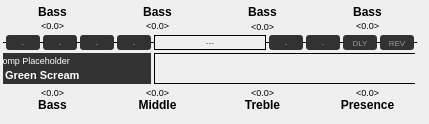
  <widget class="QWidget" name="stompEditor">
   <widget class="QLineEdit" name="delayEdit_2">
    <property name="enabled">
     <bool>false</bool>
    </property>
    <property name="geometry">
     <rect>
      <x>343</x>
      <y>35</y>
      <width>34</width>
      <height>15</height>
     </rect>
    </property>
    <property name="font">
     <font>
      <pointsize>6</pointsize>
      <weight>50</weight>
      <bold>false</bold>
      <kerning>true</kerning>
     </font>
    </property>
    <property name="cursor">
     <cursorShape>ArrowCursor</cursorShape>
    </property>
    <property name="focusPolicy">
     <enum>Qt::NoFocus</enum>
    </property>
    <property name="contextMenuPolicy">
     <enum>Qt::CustomContextMenu</enum>
    </property>
    <property name="acceptDrops">
     <bool>false</bool>
    </property>
    <property name="styleSheet">
     <string notr="true">background-color: rgb(50,50,50);
color: rgb(255, 255, 255);
border-color: rgb(0, 0, 0);
border-radius: 3px;</string>
    </property>
    <property name="frame">
     <bool>true</bool>
    </property>
    <property name="alignment">
     <set>Qt::AlignCenter</set>
    </property>
    <property name="readOnly">
     <bool>true</bool>
    </property>
    <property name="placeholderText">
     <string>DLY</string>
    </property>
   </widget>
   <widget class="QLineEdit" name="reverbEdit_2">
    <property name="enabled">
     <bool>false</bool>
    </property>
    <property name="geometry">
     <rect>
      <x>380</x>
      <y>35</y>
      <width>34</width>
      <height>15</height>
     </rect>
    </property>
    <property name="font">
     <font>
      <pointsize>6</pointsize>
      <weight>50</weight>
      <bold>false</bold>
     </font>
    </property>
    <property name="cursor">
     <cursorShape>ArrowCursor</cursorShape>
    </property>
    <property name="focusPolicy">
     <enum>Qt::NoFocus</enum>
    </property>
    <property name="contextMenuPolicy">
     <enum>Qt::CustomContextMenu</enum>
    </property>
    <property name="acceptDrops">
     <bool>false</bool>
    </property>
    <property name="styleSheet">
     <string notr="true">background-color: rgb(50,50,50);
color: rgb(255, 255, 255);
border-color: rgb(0, 0, 0);
border-radius: 3px;</string>
    </property>
    <property name="frame">
     <bool>true</bool>
    </property>
    <property name="alignment">
     <set>Qt::AlignCenter</set>
    </property>
    <property name="readOnly">
     <bool>true</bool>
    </property>
    <property name="placeholderText">
     <string>REV</string>
    </property>
   </widget>
   <widget class="QLineEdit" name="stompCEdit_2">
    <property name="enabled">
     <bool>false</bool>
    </property>
    <property name="geometry">
     <rect>
      <x>80</x>
      <y>35</y>
      <width>34</width>
      <height>15</height>
     </rect>
    </property>
    <property name="font">
     <font>
      <pointsize>6</pointsize>
      <weight>50</weight>
      <bold>false</bold>
     </font>
    </property>
    <property name="cursor">
     <cursorShape>ArrowCursor</cursorShape>
    </property>
    <property name="focusPolicy">
     <enum>Qt::NoFocus</enum>
    </property>
    <property name="contextMenuPolicy">
     <enum>Qt::CustomContextMenu</enum>
    </property>
    <property name="acceptDrops">
     <bool>false</bool>
    </property>
    <property name="styleSheet">
     <string notr="true">background-color: rgb(50,50,50);
color: rgb(255, 255, 255);
border-color: rgb(0, 0, 0);
border-radius: 3px;</string>
    </property>
    <property name="frame">
     <bool>true</bool>
    </property>
    <property name="alignment">
     <set>Qt::AlignCenter</set>
    </property>
    <property name="readOnly">
     <bool>true</bool>
    </property>
    <property name="placeholderText">
     <string>-</string>
    </property>
   </widget>
   <widget class="Line" name="editorLine4">
    <property name="geometry">
     <rect>
      <x>3</x>
      <y>42</y>
      <width>152</width>
      <height>1</height>
     </rect>
    </property>
    <property name="styleSheet">
     <string notr="true">QFrame#editorLine4
{
	color:  rgb(0, 0, 0);
	background-color: rgb(0, 0, 0);
}</string>
    </property>
    <property name="frameShadow">
     <enum>QFrame::Plain</enum>
    </property>
    <property name="orientation">
     <enum>Qt::Horizontal</enum>
    </property>
   </widget>
   <widget class="QLineEdit" name="stompAEdit_2">
    <property name="enabled">
     <bool>false</bool>
    </property>
    <property name="geometry">
     <rect>
      <x>6</x>
      <y>35</y>
      <width>34</width>
      <height>15</height>
     </rect>
    </property>
    <property name="font">
     <font>
      <pointsize>6</pointsize>
      <weight>50</weight>
      <bold>false</bold>
     </font>
    </property>
    <property name="cursor">
     <cursorShape>ArrowCursor</cursorShape>
    </property>
    <property name="focusPolicy">
     <enum>Qt::NoFocus</enum>
    </property>
    <property name="contextMenuPolicy">
     <enum>Qt::CustomContextMenu</enum>
    </property>
    <property name="acceptDrops">
     <bool>false</bool>
    </property>
    <property name="styleSheet">
     <string notr="true">background-color: rgb(50,50,50);
color: rgb(255, 255, 255);
border-color: rgb(0, 0, 0);
border-radius: 3px;</string>
    </property>
    <property name="frame">
     <bool>true</bool>
    </property>
    <property name="alignment">
     <set>Qt::AlignCenter</set>
    </property>
    <property name="readOnly">
     <bool>true</bool>
    </property>
    <property name="placeholderText">
     <string>-</string>
    </property>
   </widget>
   <widget class="QFrame" name="frame_2">
    <property name="geometry">
     <rect>
      <x>154</x>
      <y>35</y>
      <width>112</width>
      <height>15</height>
     </rect>
    </property>
    <property name="frameShape">
     <enum>QFrame::Panel</enum>
    </property>
    <property name="frameShadow">
     <enum>QFrame::Plain</enum>
    </property>
    <widget class="QLineEdit" name="ampNameEdit_2">
     <property name="geometry">
      <rect>
       <x>0</x>
       <y>0</y>
       <width>112</width>
       <height>15</height>
      </rect>
     </property>
     <property name="font">
      <font>
       <pointsize>7</pointsize>
      </font>
     </property>
     <property name="styleSheet">
      <string notr="true">QLineEdit
{
background-color: transparent;
border-color: rgb(0, 0, 0);
color: rgb(0, 0, 0);
}</string>
     </property>
     <property name="frame">
      <bool>false</bool>
     </property>
     <property name="alignment">
      <set>Qt::AlignCenter</set>
     </property>
     <property name="placeholderText">
      <string>---</string>
     </property>
    </widget>
   </widget>
   <widget class="QLineEdit" name="stompXEdit_2">
    <property name="enabled">
     <bool>false</bool>
    </property>
    <property name="geometry">
     <rect>
      <x>269</x>
      <y>35</y>
      <width>34</width>
      <height>15</height>
     </rect>
    </property>
    <property name="font">
     <font>
      <pointsize>6</pointsize>
      <weight>50</weight>
      <bold>false</bold>
     </font>
    </property>
    <property name="cursor">
     <cursorShape>ArrowCursor</cursorShape>
    </property>
    <property name="focusPolicy">
     <enum>Qt::NoFocus</enum>
    </property>
    <property name="contextMenuPolicy">
     <enum>Qt::CustomContextMenu</enum>
    </property>
    <property name="acceptDrops">
     <bool>false</bool>
    </property>
    <property name="styleSheet">
     <string notr="true">background-color: rgb(50,50,50);
color: rgb(255, 255, 255);
border-color: rgb(0, 0, 0);
border-radius: 3px;</string>
    </property>
    <property name="frame">
     <bool>true</bool>
    </property>
    <property name="alignment">
     <set>Qt::AlignCenter</set>
    </property>
    <property name="readOnly">
     <bool>true</bool>
    </property>
    <property name="placeholderText">
     <string>-</string>
    </property>
   </widget>
   <widget class="Line" name="editorLine2">
    <property name="geometry">
     <rect>
      <x>154</x>
      <y>83</y>
      <width>261</width>
      <height>1</height>
     </rect>
    </property>
    <property name="styleSheet">
     <string notr="true">QFrame#editorLine2
{
	color:  rgb(0, 0, 0);
	background-color: rgb(0, 0, 0);
}</string>
    </property>
    <property name="frameShadow">
     <enum>QFrame::Plain</enum>
    </property>
    <property name="orientation">
     <enum>Qt::Horizontal</enum>
    </property>
   </widget>
   <widget class="QLineEdit" name="stompModEdit_2">
    <property name="enabled">
     <bool>false</bool>
    </property>
    <property name="geometry">
     <rect>
      <x>306</x>
      <y>35</y>
      <width>34</width>
      <height>15</height>
     </rect>
    </property>
    <property name="font">
     <font>
      <pointsize>6</pointsize>
      <weight>50</weight>
      <bold>false</bold>
     </font>
    </property>
    <property name="cursor">
     <cursorShape>ArrowCursor</cursorShape>
    </property>
    <property name="focusPolicy">
     <enum>Qt::NoFocus</enum>
    </property>
    <property name="contextMenuPolicy">
     <enum>Qt::CustomContextMenu</enum>
    </property>
    <property name="acceptDrops">
     <bool>false</bool>
    </property>
    <property name="styleSheet">
     <string notr="true">background-color: rgb(50,50,50);
color: rgb(255, 255, 255);
border-color: rgb(0, 0, 0);
border-radius: 3px;</string>
    </property>
    <property name="frame">
     <bool>true</bool>
    </property>
    <property name="alignment">
     <set>Qt::AlignCenter</set>
    </property>
    <property name="readOnly">
     <bool>true</bool>
    </property>
    <property name="placeholderText">
     <string>-</string>
    </property>
   </widget>
   <widget class="QWidget" name="stompEditWidget" native="true">
    <property name="geometry">
     <rect>
      <x>3</x>
      <y>53</y>
      <width>148</width>
      <height>31</height>
     </rect>
    </property>
    <property name="styleSheet">
     <string notr="true">background-color: rgb(50, 50, 50);
border-color: rgb(0, 0, 0);</string>
    </property>
    <widget class="QLineEdit" name="stompInstance">
     <property name="geometry">
      <rect>
       <x>0</x>
       <y>0</y>
       <width>70</width>
       <height>14</height>
      </rect>
     </property>
     <property name="font">
      <font>
       <pointsize>7</pointsize>
       <weight>50</weight>
       <bold>false</bold>
      </font>
     </property>
     <property name="focusPolicy">
      <enum>Qt::NoFocus</enum>
     </property>
     <property name="styleSheet">
      <string notr="true">background-color: transparent;
color: rgb(255, 255, 255);</string>
     </property>
     <property name="text">
      <string>Stomp Placeholder</string>
     </property>
     <property name="frame">
      <bool>false</bool>
     </property>
     <property name="alignment">
      <set>Qt::AlignLeading|Qt::AlignLeft|Qt::AlignVCenter</set>
     </property>
     <property name="readOnly">
      <bool>true</bool>
     </property>
     <property name="placeholderText">
      <string>---</string>
     </property>
    </widget>
    <widget class="QLineEdit" name="stompTypeName">
     <property name="geometry">
      <rect>
       <x>0</x>
       <y>14</y>
       <width>148</width>
       <height>16</height>
      </rect>
     </property>
     <property name="font">
      <font>
       <pointsize>8</pointsize>
       <weight>75</weight>
       <bold>true</bold>
      </font>
     </property>
     <property name="focusPolicy">
      <enum>Qt::NoFocus</enum>
     </property>
     <property name="styleSheet">
      <string notr="true">background-color: transparent;
color: rgb(255, 255, 255);
border-color: rgb(0, 0, 0);</string>
     </property>
     <property name="text">
      <string>Green Scream</string>
     </property>
     <property name="frame">
      <bool>false</bool>
     </property>
     <property name="alignment">
      <set>Qt::AlignLeading|Qt::AlignLeft|Qt::AlignVCenter</set>
     </property>
     <property name="readOnly">
      <bool>true</bool>
     </property>
     <property name="placeholderText">
      <string/>
     </property>
    </widget>
   </widget>
   <widget class="Line" name="editorLine5">
    <property name="geometry">
     <rect>
      <x>265</x>
      <y>42</y>
      <width>152</width>
      <height>1</height>
     </rect>
    </property>
    <property name="styleSheet">
     <string notr="true">QFrame#editorLine5
{
	color:  rgb(0, 0, 0);
	background-color: rgb(0, 0, 0);
}</string>
    </property>
    <property name="frameShadow">
     <enum>QFrame::Plain</enum>
    </property>
    <property name="orientation">
     <enum>Qt::Horizontal</enum>
    </property>
   </widget>
   <widget class="Line" name="editorLine1">
    <property name="geometry">
     <rect>
      <x>154</x>
      <y>53</y>
      <width>261</width>
      <height>1</height>
     </rect>
    </property>
    <property name="styleSheet">
     <string notr="true">QFrame#editorLine1
{
	color:  rgb(0, 0, 0);
	background-color: rgb(0, 0, 0);
}</string>
    </property>
    <property name="frameShadow">
     <enum>QFrame::Plain</enum>
    </property>
    <property name="lineWidth">
     <number>1</number>
    </property>
    <property name="midLineWidth">
     <number>0</number>
    </property>
    <property name="orientation">
     <enum>Qt::Horizontal</enum>
    </property>
   </widget>
   <widget class="QLineEdit" name="stompDEdit_2">
    <property name="enabled">
     <bool>false</bool>
    </property>
    <property name="geometry">
     <rect>
      <x>117</x>
      <y>35</y>
      <width>34</width>
      <height>15</height>
     </rect>
    </property>
    <property name="font">
     <font>
      <pointsize>6</pointsize>
      <weight>50</weight>
      <bold>false</bold>
     </font>
    </property>
    <property name="cursor">
     <cursorShape>ArrowCursor</cursorShape>
    </property>
    <property name="focusPolicy">
     <enum>Qt::NoFocus</enum>
    </property>
    <property name="contextMenuPolicy">
     <enum>Qt::CustomContextMenu</enum>
    </property>
    <property name="acceptDrops">
     <bool>false</bool>
    </property>
    <property name="styleSheet">
     <string notr="true">background-color: rgb(50,50,50);
color: rgb(255, 255, 255);
border-color: rgb(0, 0, 0);
border-radius: 3px;</string>
    </property>
    <property name="frame">
     <bool>true</bool>
    </property>
    <property name="alignment">
     <set>Qt::AlignCenter</set>
    </property>
    <property name="readOnly">
     <bool>true</bool>
    </property>
    <property name="placeholderText">
     <string>-</string>
    </property>
   </widget>
   <widget class="QStackedWidget" name="stackedWidget_2">
    <property name="geometry">
     <rect>
      <x>0</x>
      <y>85</y>
      <width>420</width>
      <height>30</height>
     </rect>
    </property>
    <property name="autoFillBackground">
     <bool>false</bool>
    </property>
    <property name="styleSheet">
     <string notr="true">QStackedWidget {background-color: transparent;}</string>
    </property>
    <property name="currentIndex">
     <number>0</number>
    </property>
    <widget class="QWidget" name="knobsPage_2">
     <property name="styleSheet">
      <string notr="true">background-color: transparent;</string>
     </property>
     <widget class="QLabel" name="knob1Title">
      <property name="geometry">
       <rect>
        <x>5</x>
        <y>12</y>
        <width>95</width>
        <height>15</height>
       </rect>
      </property>
      <property name="font">
       <font>
        <weight>75</weight>
        <bold>true</bold>
       </font>
      </property>
      <property name="styleSheet">
       <string notr="true"/>
      </property>
      <property name="frameShape">
       <enum>QFrame::NoFrame</enum>
      </property>
      <property name="text">
       <string>Bass</string>
      </property>
      <property name="alignment">
       <set>Qt::AlignCenter</set>
      </property>
      <property name="margin">
       <number>0</number>
      </property>
     </widget>
     <widget class="QLabel" name="knob2Title">
      <property name="geometry">
       <rect>
        <x>110</x>
        <y>12</y>
        <width>95</width>
        <height>15</height>
       </rect>
      </property>
      <property name="font">
       <font>
        <weight>75</weight>
        <bold>true</bold>
       </font>
      </property>
      <property name="styleSheet">
       <string notr="true"/>
      </property>
      <property name="text">
       <string>Middle</string>
      </property>
      <property name="alignment">
       <set>Qt::AlignCenter</set>
      </property>
     </widget>
     <widget class="QLabel" name="knob3Title">
      <property name="geometry">
       <rect>
        <x>215</x>
        <y>12</y>
        <width>95</width>
        <height>15</height>
       </rect>
      </property>
      <property name="font">
       <font>
        <weight>75</weight>
        <bold>true</bold>
       </font>
      </property>
      <property name="styleSheet">
       <string notr="true"/>
      </property>
      <property name="text">
       <string>Treble</string>
      </property>
      <property name="alignment">
       <set>Qt::AlignCenter</set>
      </property>
     </widget>
     <widget class="QLabel" name="knob4Title">
      <property name="geometry">
       <rect>
        <x>320</x>
        <y>12</y>
        <width>95</width>
        <height>15</height>
       </rect>
      </property>
      <property name="font">
       <font>
        <weight>75</weight>
        <bold>true</bold>
       </font>
      </property>
      <property name="styleSheet">
       <string notr="true"/>
      </property>
      <property name="text">
       <string>Presence</string>
      </property>
      <property name="alignment">
       <set>Qt::AlignCenter</set>
      </property>
     </widget>
     <widget class="QLabel" name="knob1Value">
      <property name="geometry">
       <rect>
        <x>5</x>
        <y>0</y>
        <width>95</width>
        <height>15</height>
       </rect>
      </property>
      <property name="font">
       <font>
        <pointsize>7</pointsize>
       </font>
      </property>
      <property name="text">
       <string>&lt;0.0&gt;</string>
      </property>
      <property name="alignment">
       <set>Qt::AlignCenter</set>
      </property>
     </widget>
     <widget class="QLabel" name="knob2Value">
      <property name="geometry">
       <rect>
        <x>110</x>
        <y>0</y>
        <width>95</width>
        <height>15</height>
       </rect>
      </property>
      <property name="font">
       <font>
        <pointsize>7</pointsize>
       </font>
      </property>
      <property name="text">
       <string>&lt;0.0&gt;</string>
      </property>
      <property name="alignment">
       <set>Qt::AlignCenter</set>
      </property>
     </widget>
     <widget class="QLabel" name="knob3Value">
      <property name="geometry">
       <rect>
        <x>215</x>
        <y>0</y>
        <width>95</width>
        <height>15</height>
       </rect>
      </property>
      <property name="font">
       <font>
        <pointsize>7</pointsize>
       </font>
      </property>
      <property name="text">
       <string>&lt;0.0&gt;</string>
      </property>
      <property name="alignment">
       <set>Qt::AlignCenter</set>
      </property>
     </widget>
     <widget class="QLabel" name="knob4Value">
      <property name="geometry">
       <rect>
        <x>320</x>
        <y>0</y>
        <width>95</width>
        <height>15</height>
       </rect>
      </property>
      <property name="font">
       <font>
        <pointsize>7</pointsize>
       </font>
      </property>
      <property name="text">
       <string>&lt;0.0&gt;</string>
      </property>
      <property name="alignment">
       <set>Qt::AlignCenter</set>
      </property>
     </widget>
    </widget>
    <widget class="QWidget" name="scalePage_2">
     <property name="styleSheet">
      <string notr="true">background-color: transparent;</string>
     </property>
     <widget class="QProgressBar" name="progressBar2">
      <property name="geometry">
       <rect>
        <x>3</x>
        <y>20</y>
        <width>414</width>
        <height>5</height>
       </rect>
      </property>
      <property name="styleSheet">
       <string notr="true">QProgressBar#progressBar2
{
background-color:transparent;
border-radius: 3px;
}
QProgressBar#progressBar2::chunk
{
     background-color: rgb(50,50,50);
}</string>
      </property>
      <property name="value">
       <number>45</number>
      </property>
      <property name="alignment">
       <set>Qt::AlignCenter</set>
      </property>
      <property name="textVisible">
       <bool>false</bool>
      </property>
      <property name="format">
       <string/>
      </property>
     </widget>
     <widget class="QLabel" name="label_2">
      <property name="geometry">
       <rect>
        <x>3</x>
        <y>0</y>
        <width>420</width>
        <height>13</height>
       </rect>
      </property>
      <property name="text">
       <string>TextLabel</string>
      </property>
      <property name="alignment">
       <set>Qt::AlignCenter</set>
      </property>
     </widget>
    </widget>
    <widget class="QWidget" name="empty_2"/>
   </widget>
   <widget class="Line" name="editorLine3">
    <property name="geometry">
     <rect>
      <x>154</x>
      <y>54</y>
      <width>1</width>
      <height>30</height>
     </rect>
    </property>
    <property name="styleSheet">
     <string notr="true">QFrame#editorLine3
{
	color:  rgb(0, 0, 0);
	background-color: rgb(0, 0, 0);
}</string>
    </property>
    <property name="frameShadow">
     <enum>QFrame::Plain</enum>
    </property>
    <property name="orientation">
     <enum>Qt::Vertical</enum>
    </property>
   </widget>
   <widget class="QLineEdit" name="stompBEdit_2">
    <property name="enabled">
     <bool>false</bool>
    </property>
    <property name="geometry">
     <rect>
      <x>43</x>
      <y>35</y>
      <width>34</width>
      <height>15</height>
     </rect>
    </property>
    <property name="font">
     <font>
      <pointsize>6</pointsize>
      <weight>50</weight>
      <bold>false</bold>
     </font>
    </property>
    <property name="cursor">
     <cursorShape>ArrowCursor</cursorShape>
    </property>
    <property name="focusPolicy">
     <enum>Qt::NoFocus</enum>
    </property>
    <property name="contextMenuPolicy">
     <enum>Qt::CustomContextMenu</enum>
    </property>
    <property name="acceptDrops">
     <bool>false</bool>
    </property>
    <property name="styleSheet">
     <string notr="true">background-color: rgb(50,50,50);
color: rgb(255, 255, 255);
border-color: rgb(0, 0, 0);
border-radius: 3px;</string>
    </property>
    <property name="frame">
     <bool>true</bool>
    </property>
    <property name="alignment">
     <set>Qt::AlignCenter</set>
    </property>
    <property name="readOnly">
     <bool>true</bool>
    </property>
    <property name="placeholderText">
     <string>-</string>
    </property>
   </widget>
   <widget class="QLabel" name="knob5Title">
    <property name="geometry">
     <rect>
      <x>5</x>
      <y>4</y>
      <width>95</width>
      <height>15</height>
     </rect>
    </property>
    <property name="font">
     <font>
      <weight>75</weight>
      <bold>true</bold>
     </font>
    </property>
    <property name="styleSheet">
     <string notr="true"/>
    </property>
    <property name="frameShape">
     <enum>QFrame::NoFrame</enum>
    </property>
    <property name="text">
     <string>Bass</string>
    </property>
    <property name="alignment">
     <set>Qt::AlignCenter</set>
    </property>
    <property name="margin">
     <number>0</number>
    </property>
   </widget>
   <widget class="QLabel" name="knob5Value">
    <property name="geometry">
     <rect>
      <x>5</x>
      <y>18</y>
      <width>95</width>
      <height>15</height>
     </rect>
    </property>
    <property name="font">
     <font>
      <pointsize>7</pointsize>
     </font>
    </property>
    <property name="text">
     <string>&lt;0.0&gt;</string>
    </property>
    <property name="alignment">
     <set>Qt::AlignCenter</set>
    </property>
   </widget>
   <widget class="QLabel" name="knob6Title">
    <property name="geometry">
     <rect>
      <x>110</x>
      <y>4</y>
      <width>95</width>
      <height>15</height>
     </rect>
    </property>
    <property name="font">
     <font>
      <weight>75</weight>
      <bold>true</bold>
     </font>
    </property>
    <property name="styleSheet">
     <string notr="true"/>
    </property>
    <property name="frameShape">
     <enum>QFrame::NoFrame</enum>
    </property>
    <property name="text">
     <string>Bass</string>
    </property>
    <property name="alignment">
     <set>Qt::AlignCenter</set>
    </property>
    <property name="margin">
     <number>0</number>
    </property>
   </widget>
   <widget class="QLabel" name="knob7Title">
    <property name="geometry">
     <rect>
      <x>215</x>
      <y>4</y>
      <width>95</width>
      <height>15</height>
     </rect>
    </property>
    <property name="font">
     <font>
      <weight>75</weight>
      <bold>true</bold>
     </font>
    </property>
    <property name="styleSheet">
     <string notr="true"/>
    </property>
    <property name="frameShape">
     <enum>QFrame::NoFrame</enum>
    </property>
    <property name="text">
     <string>Bass</string>
    </property>
    <property name="alignment">
     <set>Qt::AlignCenter</set>
    </property>
    <property name="margin">
     <number>0</number>
    </property>
   </widget>
   <widget class="QLabel" name="knob8Title">
    <property name="geometry">
     <rect>
      <x>320</x>
      <y>4</y>
      <width>95</width>
      <height>15</height>
     </rect>
    </property>
    <property name="font">
     <font>
      <weight>75</weight>
      <bold>true</bold>
     </font>
    </property>
    <property name="styleSheet">
     <string notr="true"/>
    </property>
    <property name="frameShape">
     <enum>QFrame::NoFrame</enum>
    </property>
    <property name="text">
     <string>Bass</string>
    </property>
    <property name="alignment">
     <set>Qt::AlignCenter</set>
    </property>
    <property name="margin">
     <number>0</number>
    </property>
   </widget>
   <widget class="QLabel" name="knob6Value">
    <property name="geometry">
     <rect>
      <x>110</x>
      <y>18</y>
      <width>95</width>
      <height>15</height>
     </rect>
    </property>
    <property name="font">
     <font>
      <pointsize>7</pointsize>
     </font>
    </property>
    <property name="text">
     <string>&lt;0.0&gt;</string>
    </property>
    <property name="alignment">
     <set>Qt::AlignCenter</set>
    </property>
   </widget>
   <widget class="QLabel" name="knob7Value">
    <property name="geometry">
     <rect>
      <x>215</x>
      <y>19</y>
      <width>95</width>
      <height>15</height>
     </rect>
    </property>
    <property name="font">
     <font>
      <pointsize>7</pointsize>
     </font>
    </property>
    <property name="text">
     <string>&lt;0.0&gt;</string>
    </property>
    <property name="alignment">
     <set>Qt::AlignCenter</set>
    </property>
   </widget>
   <widget class="QLabel" name="knob8Value">
    <property name="geometry">
     <rect>
      <x>320</x>
      <y>18</y>
      <width>95</width>
      <height>15</height>
     </rect>
    </property>
    <property name="font">
     <font>
      <pointsize>7</pointsize>
     </font>
    </property>
    <property name="text">
     <string>&lt;0.0&gt;</string>
    </property>
    <property name="alignment">
     <set>Qt::AlignCenter</set>
    </property>
   </widget>
   <zorder>editorLine4</zorder>
   <zorder>stompAEdit_2</zorder>
   <zorder>frame_2</zorder>
   <zorder>editorLine2</zorder>
   <zorder>stompEditWidget</zorder>
   <zorder>editorLine5</zorder>
   <zorder>editorLine1</zorder>
   <zorder>stompDEdit_2</zorder>
   <zorder>stackedWidget_2</zorder>
   <zorder>editorLine3</zorder>
   <zorder>stompBEdit_2</zorder>
   <zorder>stompCEdit_2</zorder>
   <zorder>stompModEdit_2</zorder>
   <zorder>stompXEdit_2</zorder>
   <zorder>delayEdit_2</zorder>
   <zorder>reverbEdit_2</zorder>
   <zorder>knob5Title</zorder>
   <zorder>knob5Value</zorder>
   <zorder>knob6Title</zorder>
   <zorder>knob7Title</zorder>
   <zorder>knob8Title</zorder>
   <zorder>knob6Value</zorder>
   <zorder>knob7Value</zorder>
   <zorder>knob8Value</zorder>
  </widget>
